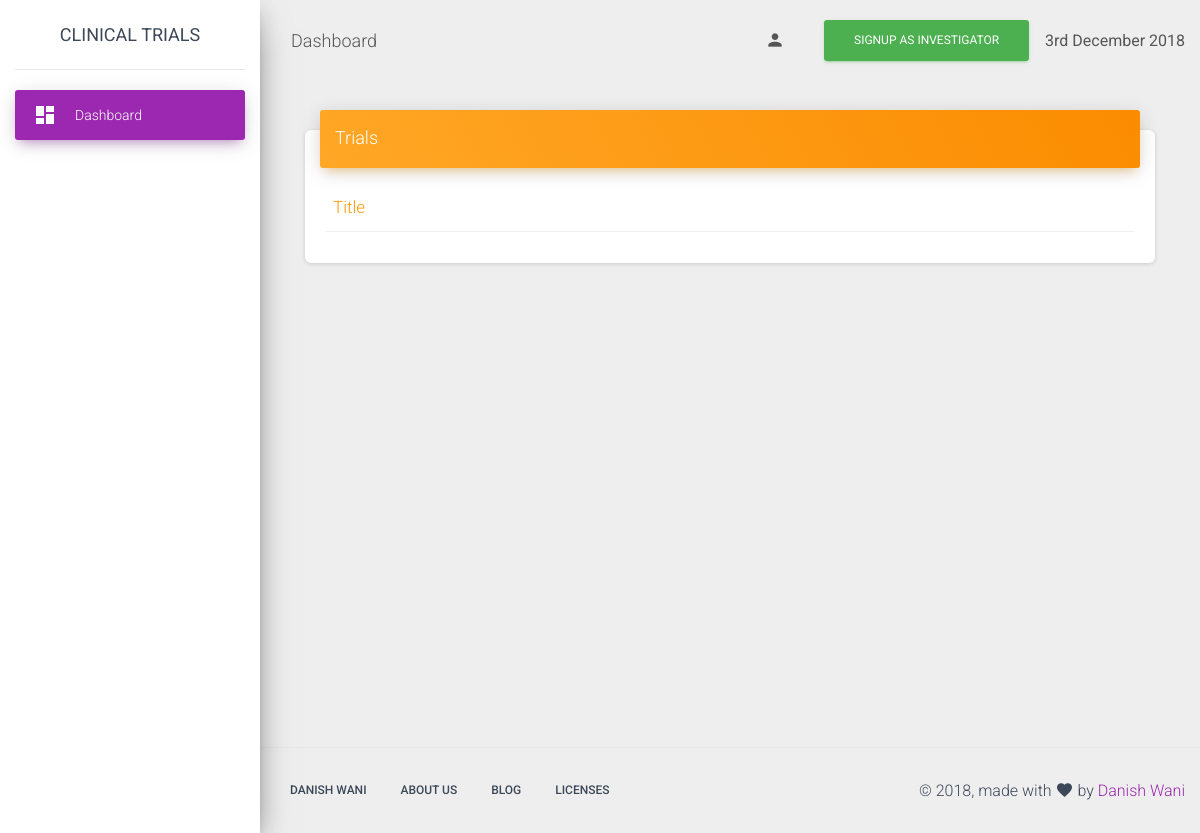
Before: / with the older database file.
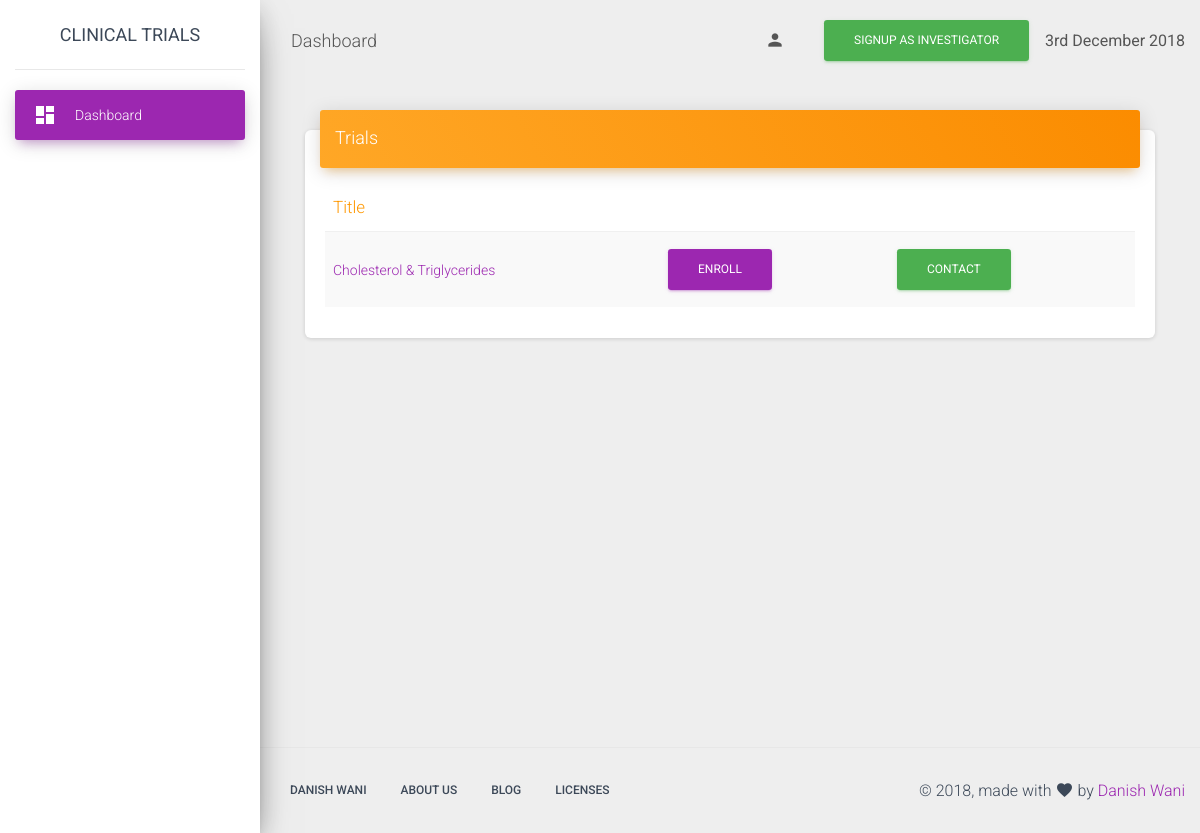
After: the same page with the newer database file.
### trialapp/models.py (models this page shows, shortened)
class Trial(models.Model):
    title = models.CharField(max_length=100,primary_key=True)
    description = models.TextField()
    country = models.ForeignKey('Country', on_delete=models.SET_NULL, null=True)
    city = models.ForeignKey('City', on_delete=models.SET_NULL, null=True)
    creator = models.ForeignKey(User,on_delete=models.CASCADE)

### trialapp/views.py (the view)
# urls.py: path('',views.home,name='home'),
def home(request):
    trials = Trial.objects.all()
    return render(request,'trialapp/dashboardnew.html',{'trials':trials})

### trialapp/templates/trialapp/dashboardnew.html (shortened to what this page needs)
{% extends 'trialapp/base.html' %}
              {% block navbar %}
              {% if request.user.is_authenticated %}
                <li class="nav-item">
                Username: {{request.user}}
              </li>
              <li class="nav-item">
                <a class="nav-link" href="{% url 'logout' %}">
                  <input type="submit" value="Log Out" class="btn btn-danger " data-toggle = "tooltip" title="Logout"> </a>
              </li>
              </li>
              {% else%}
                 <li class="nav-item">
                <a class="nav-link" href="{% url 'login' %}" data-toggle = "tooltip" title="Login">
                  <i class="material-icons">person</i>
                </a>
              </li>
                <li class="nav-item">
                <a class="nav-link" href="{% url 'signup' %}">
                  <input type="submit" value="Signup As Investigator" class="btn btn-success " data-toggle = "tooltip" title="Signup"> </a>
              </li>
              {% endif %}
              {% endblock navbar%}
 {% block content %}
          <div class=" col-md-12">
              <div class="card">
                <div class="card-header card-header-warning">
                  <h4 class="card-title">Trials</h4>
                </div>
                <div class="card-body table-responsive">
                  <table class="table table-striped">
                    <thead class="text-warning">
                      <th>Title</th>
                      <th> </th>
                      <th> </th>
                    </thead>
                    <tbody>
                      {% for t in trials %}
                      <form method="post">
                      <tr>
                        <td><a href="{% url 'trial_detail' title=t.title %}">{{t.title}}</a></td>
                        <td><input type="submit" value="Enroll" class="btn btn-primary" formaction="{% url 'enroll' title=t.title%}"></a></td>
					    <td><input type="submit" value="Contact" class="btn btn-success " formaction="{% url 'contact' title=t.title%}"></a></td>
                      </tr>
                      </form>
                      {% endfor %}
                    </tbody>
                  </table>
                </div>
              </div>
            </div>
  {% endblock content %}

Changed rows visible on the page:
added Trial: title "Cholesterol & Triglycerides", title "Enroll", title "Contact"
